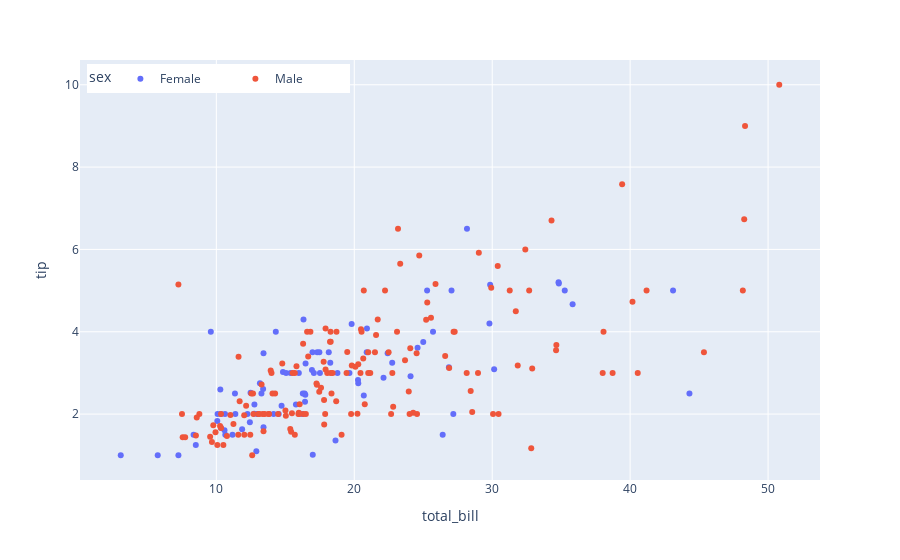

Here is the notebook cell this chart was saved with:
### Markdown cell above
5. 범례를 가로로 길게 표시하기

```py
fig.update_layout(
    legend_orientation="h",
    legend_entrywidth=가로 길이
)
```

### Code cell
fig = px.scatter(df, x="total_bill", y="tip", color="sex")
fig.update_layout(
    legend_orientation="h",
    legend_entrywidth=70,
    legend_yanchor="top",
    legend_y=0.99,
    legend_xanchor="left",
    legend_x=0.01
)

fig.show()

### Figure 1 — Plotly figure (JSON) as saved in the notebook; plotly's stock layout.template omitted (floating-point values rounded to 4 significant figures; data arrays with more than 128 entries replaced by an {"elided": "..."} marker saying what was removed)
{"data": [{"hovertemplate": "sex=Female<br>total_bill=%{x}<br>tip=%{y}<extra></extra>", "legendgroup": "Female", "marker": {"color": "#636efa", "symbol": "circle"}, "mode": "markers", "name": "Female", "orientation": "v", "showlegend": true, "type": "scatter", "x": [16.99, 24.59, 35.26, 14.83, 10.33, 16.97, 20.29, 15.77, 19.65, 15.06, 20.69, 16.93, 10.29, 34.81, 26.41, 16.45, 3.07, 17.07, 26.86, 25.28, 14.73, 10.07, 34.83, 5.75, 16.32, 22.75, 11.35, 15.38, 44.3, 22.42, 20.92, 14.31, 7.25, 25.71, 17.31, 10.65, 12.43, 24.08, 13.42, 12.48, 29.8, 14.52, 11.38, 20.27, 11.17, 12.26, 18.26, 8.51, 10.33, 14.15, 13.16, 17.47, 27.05, 16.43, 8.35, 18.64, 11.87, 29.85, 25, 13.39, 16.21, 17.51, 10.59, 10.63, 9.6, 20.9, 18.15, 19.81, 43.11, 13, 12.74, 13, 16.4, 16.47, 12.76, 13.27, 28.17, 12.9, 30.14, 13.42, 15.98, 16.27, 10.09, 22.12, 35.83, 27.18, 18.78], "xaxis": "x", "y": [1.01, 3.61, 5, 3.02, 1.67, 3.5, 2.75, 2.23, 3, 3, 2.45, 3.07, 2.6, 5.2, 1.5, 2.47, 1, 3, 3.14, 5, 2.2, 1.83, 5.17, 1, 4.3, 3.25, 2.5, 3, 2.5, 3.48, 4.08, 4, 1, 4, 3.5, 1.5, 1.8, 2.92, 1.68, 2.52, 4.2, 2, 2, 2.83, 1.5, 2, 3.25, 1.25, 2, 2, 2.75, 3.5, 5, 2.3, 1.5, 1.36, 1.63, 5.14, 3.75, 2.61, 2, 3, 1.61, 2, 4, 3.5, 3.5, 4.19, 5, 2, 2.01, 2, 2.5, 3.23, 2.23, 2.5, 6.5, 1.1, 3.09, 3.48, 3, 2.5, 2, 2.88, 4.67, 2, 3], "yaxis": "y"}, {"hovertemplate": "sex=Male<br>total_bill=%{x}<br>tip=%{y}<extra></extra>", "legendgroup": "Male", "marker": {"color": "#EF553B", "symbol": "circle"}, "mode": "markers", "name": "Male", "orientation": "v", "showlegend": true, "type": "scatter", "x": {"elided": "157 float values"}, "xaxis": "x", "y": {"elided": "157 float values"}, "yaxis": "y"}], "layout": {"legend": {"entrywidth": 70, "orientation": "h", "title": {"text": "sex"}, "tracegroupgap": 0, "x": 0.01, "xanchor": "left", "y": 0.99, "yanchor": "top"}, "margin": {"t": 60}, "xaxis": {"anchor": "y", "domain": [0, 1], "title": {"text": "total_bill"}}, "yaxis": {"anchor": "x", "domain": [0, 1], "title": {"text": "tip"}}}}
